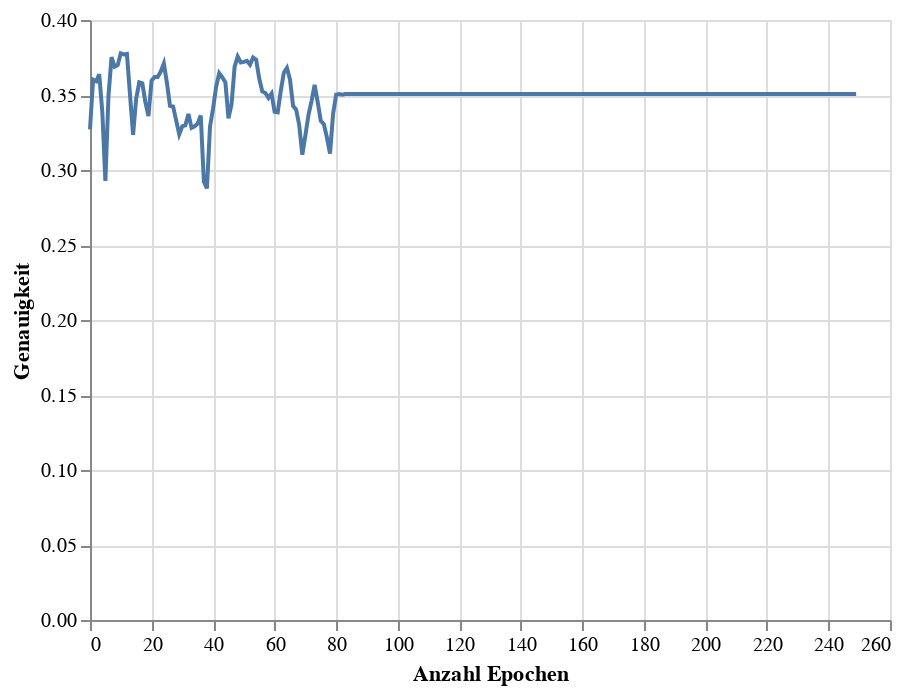

Notebook code cell kept with this figure:
### Code cell
accuracy_chart = alt.Chart(accuracy_df).mark_line().encode(
    x=alt.X('Epoch',title = 'Anzahl Epochen'),
    y=alt.Y('Accuracy', title = 'Genauigkeit')
)
accuracy_chart

### Figure 1 — Vega-Lite specification as saved in the notebook (floating-point values rounded to 4 significant figures; data arrays with more than 128 entries replaced by an {"elided": "..."} marker saying what was removed)
{"config": {"view": {"continuousWidth": 400, "continuousHeight": 300}}, "data": {"name": "data-7fe5051168827caa5b65b18f4b1376c6"}, "mark": "line", "encoding": {"x": {"field": "Epoch", "title": "Anzahl Epochen", "type": "quantitative"}, "y": {"field": "Accuracy", "title": "Genauigkeit", "type": "quantitative"}}, "$schema": "https://vega.github.io/schema/vega-lite/v4.17.0.json", "datasets": {"data-7fe5051168827caa5b65b18f4b1376c6": {"elided": "250 records"}}}
